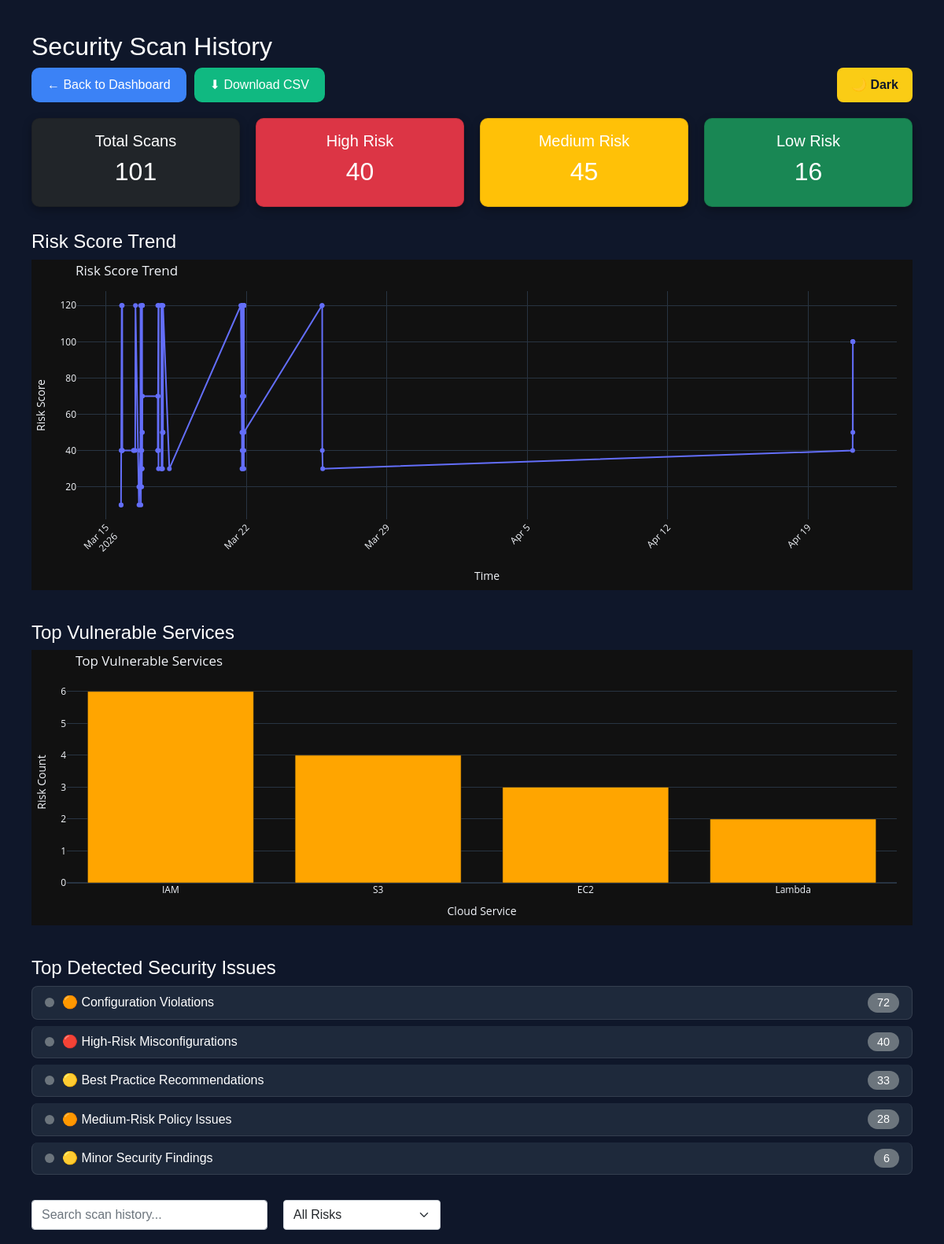
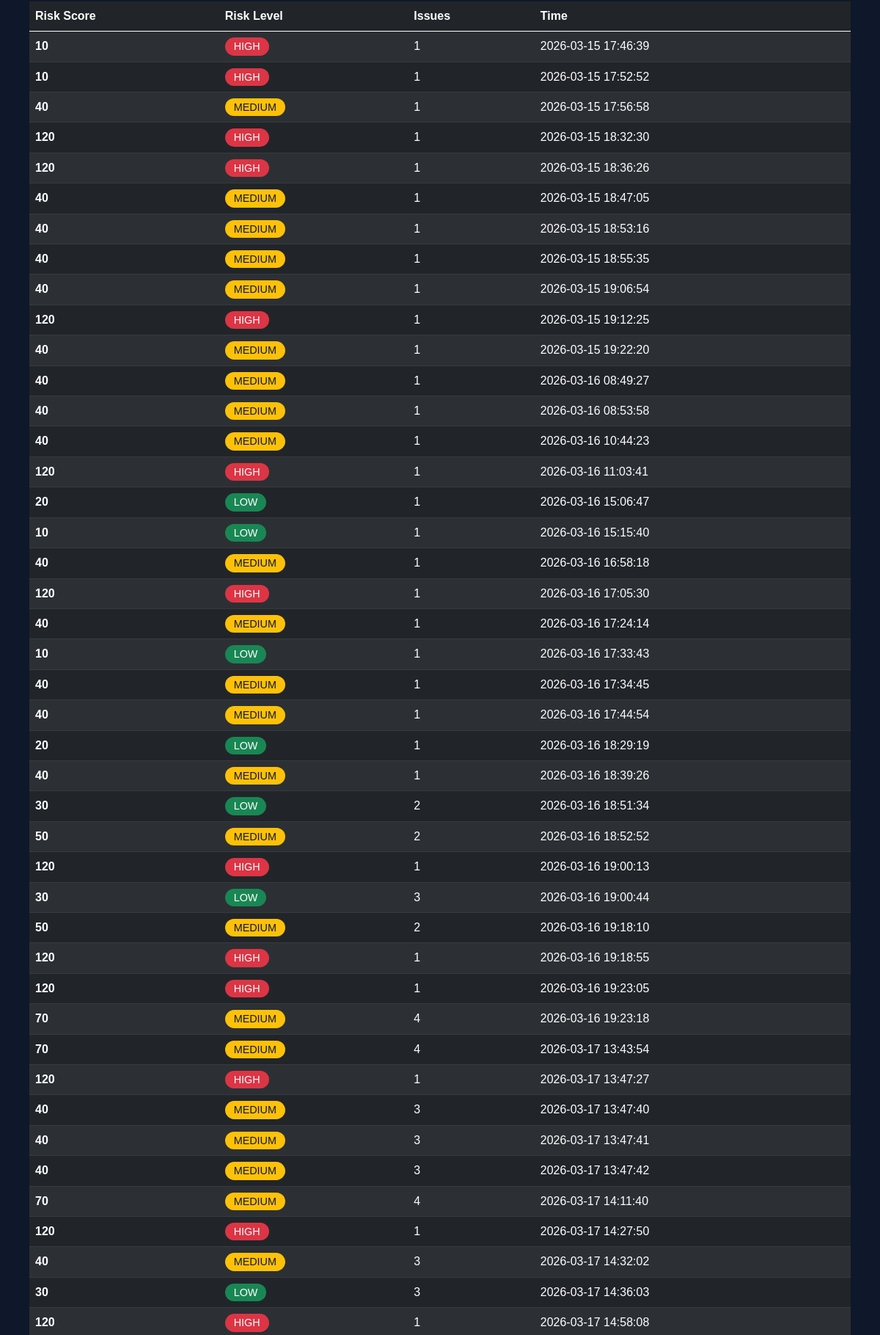
Screenshot of /history (signed in, upper part) with the database file from the repository (2 pictures, top to bottom).
### tables this page shows
CREATE TABLE scans (
            id INTEGER PRIMARY KEY AUTOINCREMENT,
            username TEXT,
            risk_score INTEGER,
            risk_level TEXT,
            issues_count INTEGER,
            timestamp DATETIME DEFAULT CURRENT_TIMESTAMP
        );

### app.py (the view, shortened to what this page needs)
@app.route("/history")
def history():
    if "user_id" not in session:
        return redirect(url_for("auth.login"))
    username = session.get("username")
    scans = get_scan_history(username)
    print(f"Username: {username}")
    print(f"Number of Scans: {len(scans)}")
    print(f"Scans data: {scans[:5]}")
    vulnerability_counts = {}
    for scan in scans:
        issues_count = scan[2]
        risk_level = scan[1]
        if issues_count > 0:
            if risk_level == "HIGH":
                if issues_count > 5:
                    category = "🔴 Critical Security Gaps"
                else:
                    category = "🔴 High-Risk Misconfigurations"
            elif risk_level == "MEDIUM":
                if issues_count > 3:
                    category = "🟠 Medium-Risk Policy Issues"
                else:
                    category = "🟠 Configuration Violations"
            elif risk_level == "LOW":
                if issues_count > 2:
                    category = "🟡 Best Practice Recommendations"
                else:
                    category = "🟡 Minor Security Findings"
            else:
                category = "⚪ Security Observations"
            vulnerability_counts[category] = (
                vulnerability_counts.get(category, 0) + issues_count
            )
    top_vulnerabilities = sorted(
        vulnerability_counts.items(), key=lambda x: x[1], reverse=True
    )[:5]
    if not top_vulnerabilities:
        top_vulnerabilities = [("📊 No security issues detected", 0)]
    print(f"Top vulnerabilities: {top_vulnerabilities}")  # Debug log
    services = ["IAM", "S3", "EC2", "Lambda"]
    service_risk_values = [6, 4, 3, 2]
    try:
        service_fig = go.Figure()
        service_fig.add_trace(
            go.Bar(x=services, y=service_risk_values, marker_color="orange")
        )
        service_fig.update_layout(
            title="Top Vulnerable Services",
            xaxis_title="Cloud Service",
            yaxis_title="Risk Count",
            template="plotly_dark",
            height=350,
            margin=dict(l=20, r=20, t=40, b=20),
        )
        service_chart = plot(
            service_fig,
            output_type="div",
            include_plotlyjs=False,
            config={"displaylogo": False, "displayModeBar": False},
        )
    except Exception as e:
        print(f"Error creating service chart: {e}")
        service_chart = "<p>Error loading chart</p>"
    total_scans = len(scans)
    high_risk = len([s for s in scans if s[1] == "HIGH"])
    medium_risk = len([s for s in scans if s[1] == "MEDIUM"])
    low_risk = len([s for s in scans if s[1] == "LOW"])
    scans = list(reversed(scans))
    risk_scores = [scan[0] for scan in scans]
    timestamps = [scan[3] for scan in scans]
    try:
        fig = go.Figure()
        fig.add_trace(
            go.Scatter(
                x=timestamps, y=risk_scores, mode="lines+markers", name="Risk Score"
            )
        )
        fig.update_layout(
            title="Risk Score Trend",
            height=420,
            xaxis_title="Time",
            yaxis_title="Risk Score",
            template="plotly_dark",
            margin=dict(l=20, r=20, t=40, b=20),
            xaxis_tickangle=-45,
        )
        chart = plot(
            fig,
            output_type="div",
            include_plotlyjs=False,
            config={"displaylogo": False, "displayModeBar": False},
        )
    except Exception as e:
        print(f"Error creating trend chart: {e}")
        chart = "<p>Error loading chart</p>"
    return render_template(
        "history.html",
        scans=scans,
        chart=chart,
        service_chart=service_chart,
        total_scans=total_scans,
        high_risk=high_risk,
        medium_risk=medium_risk,
        low_risk=low_risk,
        top_vulnerabilities=top_vulnerabilities,
    )

### app.py (called while the page is built)
@app.after_request
def add_security_headers(response):
    response.headers["X-Content-Type-Options"] = "nosniff"
    response.headers["X-Frame-Options"] = "DENY"
    response.headers["X-XSS-Protection"] = "1; mode=block"
    response.headers["Strict-Transport-Security"] = (
        "max-age=31536000; includeSubDomains"
    )
    response.headers["Content-Security-Policy"] = (
        "default-src 'self'; "
        "script-src 'self' 'unsafe-inline' 'unsafe-eval' https://cdn.plot.ly https://cdn.jsdelivr.net; "
        "style-src 'self' 'unsafe-inline' https://cdn.jsdelivr.net; "
        "img-src 'self' data: https:; "
        "connect-src 'self' https://cdn.jsdelivr.net;"
    )
    response.headers["Referrer-Policy"] = "strict-origin-when-cross-origin"
    response.headers["Permissions-Policy"] = "geolocation=(), microphone=(), camera=()"
    return response

### database/db.py (called while the page is built)
def get_scan_history(username):
    conn = sqlite3.connect(DB_NAME)
    cursor = conn.cursor()
    cursor.execute(
        """
        SELECT risk_score, risk_level, issues_count, timestamp
        FROM scans
        WHERE username = ?
        ORDER BY timestamp DESC
    """,
        (username,),
    )
    rows = cursor.fetchall()
    conn.close()
    return rows

### templates/history.html (shortened to what this page needs)
<!DOCTYPE html>
<html>
<head>
    <link href="https://cdn.jsdelivr.net/npm/bootstrap@5.0.0-beta3/dist/css/bootstrap.min.css" rel="stylesheet">
</head>
<body>
    <h2>Security Scan History</h2>
    <div style="display:flex; justify-content:space-between; margin-bottom:20px; flex-wrap: wrap; gap: 10px;">
        <div style="display:flex; gap:10px;">
            <a href="/" class="btn btn-primary">← Back to Dashboard</a>
            <a href="/export_csv" class="btn btn-success">⬇ Download CSV</a>
        </div>
        <div>
            <button onclick="toggleTheme()" id="themeBtn" class="theme-btn">🌙 Dark</button>
        </div>
    </div>
    <div style="display:flex; gap:20px; margin-bottom:30px; flex-wrap: wrap;">
        <div class="card summary-card total-scans-card"
            style="flex:1; min-width:200px; text-align:center; padding:1rem; border-radius:10px; background: #1e293b; color: white;">
            <h5>Total Scans</h5>
            <h2>{{ total_scans }}</h2>
        </div>
        <div class="card summary-card high-risk-card"
            style="flex:1; min-width:200px; text-align:center; padding:1rem; border-radius:10px; background: #dc3545; color: white;">
            <h5>High Risk</h5>
            <h2>{{ high_risk }}</h2>
        </div>
        <div class="card summary-card medium-risk-card"
            style="flex:1; min-width:200px; text-align:center; padding:1rem; border-radius:10px; background: #ffc107; color: white;">
            <h5>Medium Risk</h5>
            <h2>{{ medium_risk }}</h2>
        </div>
        <div class="card summary-card low-risk-card"
            style="flex:1; min-width:200px; text-align:center; padding:1rem; border-radius:10px; background: #198754; color: white;">
            <h5>Low Risk</h5>
            <h2>{{ low_risk }}</h2>
        </div>
    </div>
    <h4 style="margin-top:30px;">Risk Score Trend</h4>
    <div style="margin-bottom:40px;" class="chart-container">
        {{ chart | safe }}
    </div>
    <h4 style="margin-top:30px;">Top Vulnerable Services</h4>
    <div style="margin-bottom:40px;" class="chart-container">
        {{ service_chart | safe }}
    </div>
    <h4 style="margin-top:30px;">Top Detected Security Issues</h4>
    <ul class="list-group mb-4">
        {% for vuln, count in top_vulnerabilities %}
        <li class="list-group-item d-flex justify-content-between align-items-center">
            <div style="display: flex; align-items: center; gap: 10px;">
                {% if 'CRITICAL' in vuln or 'HIGH' in vuln %}
                <span
                    style="display: inline-block; width: 12px; height: 12px; background: #dc3545; border-radius: 50%;"></span>
                <span style="font-weight: 500;">{{ vuln }}</span>
                {% elif 'MEDIUM' in vuln %}
                <span
                    style="display: inline-block; width: 12px; height: 12px; background: #fd7e14; border-radius: 50%;"></span>
                <span style="font-weight: 500;">{{ vuln }}</span>
                {% elif 'LOW' in vuln %}
                <span
                    style="display: inline-block; width: 12px; height: 12px; background: #ffc107; border-radius: 50%;"></span>
                <span style="font-weight: 500;">{{ vuln }}</span>
                {% else %}
                <span
                    style="display: inline-block; width: 12px; height: 12px; background: #6c757d; border-radius: 50%;"></span>
                <span style="font-weight: 500;">{{ vuln }}</span>
                {% endif %}
            </div>
            {% if 'CRITICAL' in vuln or 'HIGH' in vuln %}
            <span class="badge" style="background: #dc3545; color: white; padding: 5px 12px; border-radius: 20px;">{{
                count }}</span>
            {% elif 'MEDIUM' in vuln %}
            <span class="badge" style="background: #fd7e14; color: #0f172a; padding: 5px 12px; border-radius: 20px;">{{
                count }}</span>
            {% elif 'LOW' in vuln %}
            <span class="badge" style="background: #ffc107; color: #0f172a; padding: 5px 12px; border-radius: 20px;">{{
                count }}</span>
            {% else %}
            <span class="badge" style="background: #6c757d; color: white; padding: 5px 12px; border-radius: 20px;">{{
                count }}</span>
            {% endif %}
        </li>
        {% endfor %}
    </ul>
    <div style="display:flex; gap:20px; margin-bottom:20px;">
        <input type="text" id="searchInput" onkeyup="searchTable()" placeholder="Search scan history..."
            class="form-control" style="max-width:300px;">
        <select id="riskFilter" class="form-select" style="width:200px;" onchange="filterTable()">
            <option value="ALL">All Risks</option>
        </select>
    </div>
    <table id="scanTable" class="table table-dark table-striped">
        <thead>
            <tr>
                <th>Risk Score</th>
                <th>Risk Level</th>
                <th>Issues</th>
                <th>Time</th>
            </tr>
        </thead>
        <tbody>
            {% for scan in scans %}
            <tr>
                <td>{{ scan[0] }}</td>
                <td>
                    <span
                        class="badge {% if scan[1] == 'HIGH' %}bg-danger {% elif scan[1] == 'MEDIUM' %}bg-warning text-dark {% elif scan[1] == 'LOW' %}bg-success {% else %}bg-secondary{% endif %}">
                        {{ scan[1] }}
                    </span>
                </td>
                <td>{{ scan[2] }}</td>
                <td>{{ scan[3] }}</td>
            </tr>
            {% endfor %}
        </tbody>
    </table>
</body>
</html>

### templates/history.html (style rules this page uses)
body { background: #0f172a; color: white; font-family: Arial; padding: 40px; transition: background-color 0.3s ease, color 0.3s ease; }
table { background: #1e293b; }
.theme-btn { background: #facc15; color: #0f172a; padding: 10px 18px; border-radius: 8px; border: none; font-weight: bold; cursor: pointer; transition: all 0.2s ease; }
.summary-card { box-shadow: 0 4px 12px rgba(0, 0, 0, 0.3); }
.list-group-item { transition: transform 0.2s ease, box-shadow 0.2s ease; margin-bottom: 8px; border-radius: 8px !important; border: 1px solid rgba(255, 255, 255, 0.1); background: #1e293b; color: white; }
.badge { font-size: 0.9rem; padding: 5px 12px; border-radius: 20px; font-weight: 500; }
.badge.bg-danger { background: #dc3545 !important; color: white; }
.badge.bg-warning { background: #ffc107 !important; color: #0f172a !important; }
.btn-primary { background: #3b82f6; border: none; color: white; padding: 10px 20px; border-radius: 10px; font-weight: 500; }
.btn-success { background: #10b981; border: none; color: white; padding: 10px 20px; border-radius: 10px; font-weight: 500; }
#scanTable td:first-child { font-weight: 600; }

### rows the page displays
scans: risk_score "10", risk_level "HIGH", issues_count "1", timestamp "2026-03-15 17:46:39"
scans: risk_score "10", risk_level "HIGH", issues_count "1", timestamp "2026-03-15 17:52:52"
scans: risk_score "40", risk_level "MEDIUM", issues_count "1", timestamp "2026-03-15 17:56:58"
scans: risk_score "120", risk_level "HIGH", issues_count "1", timestamp "2026-03-15 18:32:30"
scans: risk_score "120", risk_level "HIGH", issues_count "1", timestamp "2026-03-15 18:36:26"
scans: risk_score "40", risk_level "MEDIUM", issues_count "1", timestamp "2026-03-15 18:47:05"
scans: risk_score "40", risk_level "MEDIUM", issues_count "1", timestamp "2026-03-15 18:53:16"
scans: risk_score "40", risk_level "MEDIUM", issues_count "1", timestamp "2026-03-15 18:55:35"
scans: risk_score "40", risk_level "MEDIUM", issues_count "1", timestamp "2026-03-15 19:06:54"
scans: risk_score "120", risk_level "HIGH", issues_count "1", timestamp "2026-03-15 19:12:25"
scans: risk_score "40", risk_level "MEDIUM", issues_count "1", timestamp "2026-03-15 19:22:20"
scans: risk_score "40", risk_level "MEDIUM", issues_count "1", timestamp "2026-03-16 08:49:27"
scans: risk_score "40", risk_level "MEDIUM", issues_count "1", timestamp "2026-03-16 08:53:58"
scans: risk_score "40", risk_level "MEDIUM", issues_count "1", timestamp "2026-03-16 10:44:23"
scans: risk_score "120", risk_level "HIGH", issues_count "1", timestamp "2026-03-16 11:03:41"
scans: risk_score "20", risk_level "LOW", issues_count "1", timestamp "2026-03-16 15:06:47"
scans: risk_score "10", risk_level "LOW", issues_count "1", timestamp "2026-03-16 15:15:40"
scans: risk_score "40", risk_level "MEDIUM", issues_count "1", timestamp "2026-03-16 16:58:18"
scans: risk_score "120", risk_level "HIGH", issues_count "1", timestamp "2026-03-16 17:05:30"
scans: risk_score "40", risk_level "MEDIUM", issues_count "1", timestamp "2026-03-16 17:24:14"
scans: risk_score "10", risk_level "LOW", issues_count "1", timestamp "2026-03-16 17:33:43"
scans: risk_score "40", risk_level "MEDIUM", issues_count "1", timestamp "2026-03-16 17:34:45"
scans: risk_score "40", risk_level "MEDIUM", issues_count "1", timestamp "2026-03-16 17:44:54"
scans: risk_score "20", risk_level "LOW", issues_count "1", timestamp "2026-03-16 18:29:19"
scans: risk_score "40", risk_level "MEDIUM", issues_count "1", timestamp "2026-03-16 18:39:26"
scans: risk_score "30", risk_level "LOW", issues_count "2", timestamp "2026-03-16 18:51:34"
scans: risk_score "50", risk_level "MEDIUM", issues_count "2", timestamp "2026-03-16 18:52:52"
scans: risk_score "120", risk_level "HIGH", issues_count "1", timestamp "2026-03-16 19:00:13"
scans: risk_score "30", risk_level "LOW", issues_count "3", timestamp "2026-03-16 19:00:44"
scans: risk_score "50", risk_level "MEDIUM", issues_count "2", timestamp "2026-03-16 19:18:10"
scans: risk_score "120", risk_level "HIGH", issues_count "1", timestamp "2026-03-16 19:18:55"
scans: risk_score "120", risk_level "HIGH", issues_count "1", timestamp "2026-03-16 19:23:05"
scans: risk_score "70", risk_level "MEDIUM", issues_count "4", timestamp "2026-03-16 19:23:18"
scans: risk_score "70", risk_level "MEDIUM", issues_count "4", timestamp "2026-03-17 13:43:54"
scans: risk_score "120", risk_level "HIGH", issues_count "1", timestamp "2026-03-17 13:47:27"
scans: risk_score "40", risk_level "MEDIUM", issues_count "3", timestamp "2026-03-17 13:47:40"
scans: risk_score "40", risk_level "MEDIUM", issues_count "3", timestamp "2026-03-17 13:47:41"
scans: risk_score "40", risk_level "MEDIUM", issues_count "3", timestamp "2026-03-17 13:47:42"
scans: risk_score "70", risk_level "MEDIUM", issues_count "4", timestamp "2026-03-17 14:11:40"
scans: risk_score "120", risk_level "HIGH", issues_count "1", timestamp "2026-03-17 14:27:50"
scans: risk_score "40", risk_level "MEDIUM", issues_count "3", timestamp "2026-03-17 14:32:02"
scans: risk_score "30", risk_level "LOW", issues_count "3", timestamp "2026-03-17 14:36:03"
scans: risk_score "120", risk_level "HIGH", issues_count "1", timestamp "2026-03-17 14:58:08"

### other values shown
{{ total_scans }} "101"
{{ high_risk }} "40"
{{ medium_risk }} "45"
{{ low_risk }} "16"
{{ vuln }} "🟠 Configuration Violations" "🔴 High-Risk Misconfigurations" "🟡 Best Practice Recommendations" "🟠 Medium-Risk Policy Issues" "🟡 Minor Security Findings"
{{ count }} "72" "40" "33" "28" "6"
